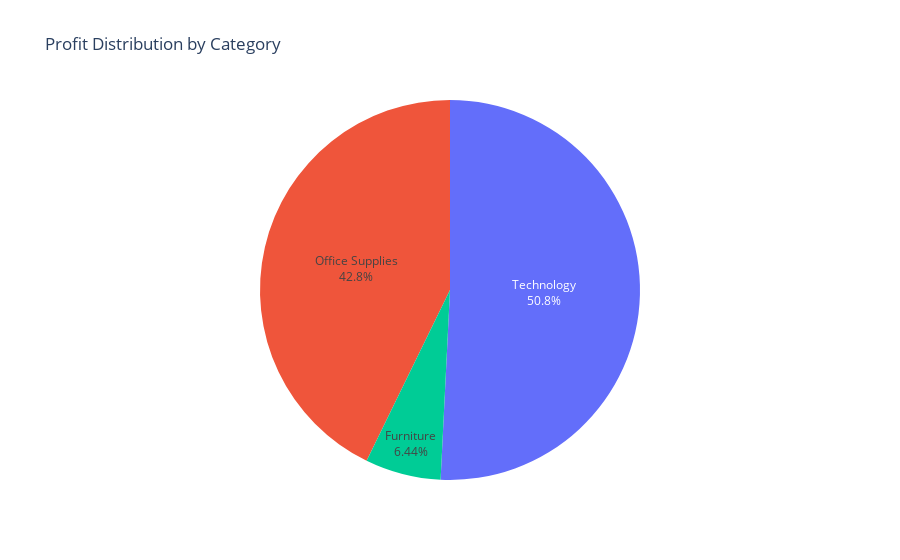

Write notebook code for a chart like this one.
### Markdown cell above
# Profit Analysis by Category

### Code cell
# Profit Analysis by Category
profit_by_Category = df.groupby('Category')['Profit'].sum().reset_index()
fig = px.pie(profit_by_Category, names='Category', values='Profit', title='Profit Distribution by Category')
fig.update_traces(textposition='inside', textinfo='percent+label')
fig.update_layout(showlegend=False)
fig.show()

### Figure 1 — Plotly figure (JSON) as saved in the notebook; plotly's stock layout.template omitted (floating-point values rounded to 4 significant figures)
{"data": [{"domain": {"x": [0, 1], "y": [0, 1]}, "hovertemplate": "Category=%{label}<br>Profit=%{value}<extra></extra>", "labels": ["Furniture", "Office Supplies", "Technology"], "legendgroup": "", "name": "", "showlegend": true, "textinfo": "percent+label", "textposition": "inside", "type": "pie", "values": [18450.0, 122500.0, 145500.0]}], "layout": {"legend": {"tracegroupgap": 0}, "showlegend": false, "title": {"text": "Profit Distribution by Category"}}}
